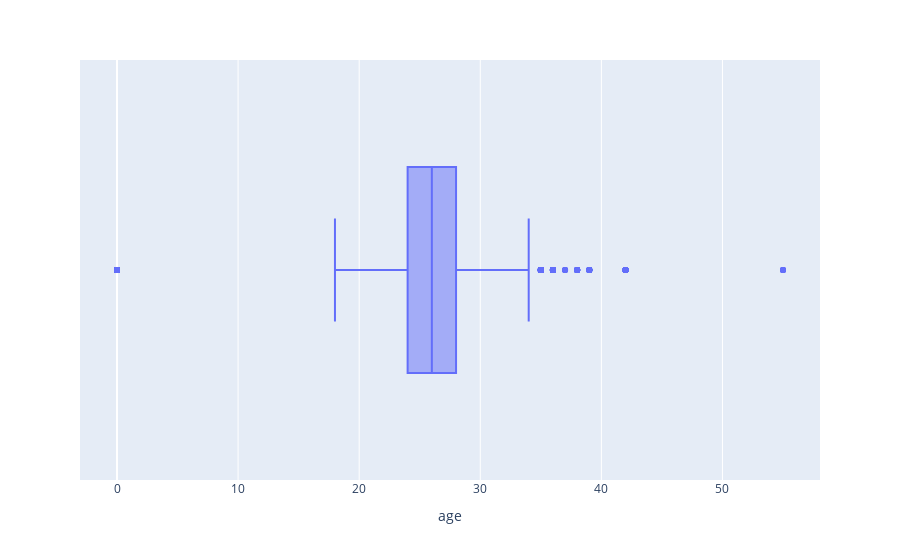

Notebook code cell kept with this figure:
### Code cell
fig = px.box(df, x = "age")
fig.show()

### Figure 1 — Plotly figure (JSON) as saved in the notebook; plotly's stock layout.template omitted (floating-point values rounded to 4 significant figures; data arrays with more than 128 entries replaced by an {"elided": "..."} marker saying what was removed)
{"data": [{"alignmentgroup": "True", "hovertemplate": "age=%{x}<extra></extra>", "legendgroup": "", "marker": {"color": "#636efa"}, "name": "", "notched": false, "offsetgroup": "", "orientation": "h", "showlegend": false, "type": "box", "x": {"elided": "8378 int values"}, "x0": " ", "xaxis": "x", "y0": " ", "yaxis": "y"}], "layout": {"boxmode": "group", "legend": {"tracegroupgap": 0}, "margin": {"t": 60}, "xaxis": {"anchor": "y", "domain": [0, 1], "title": {"text": "age"}}, "yaxis": {"anchor": "x", "domain": [0, 1]}}}
